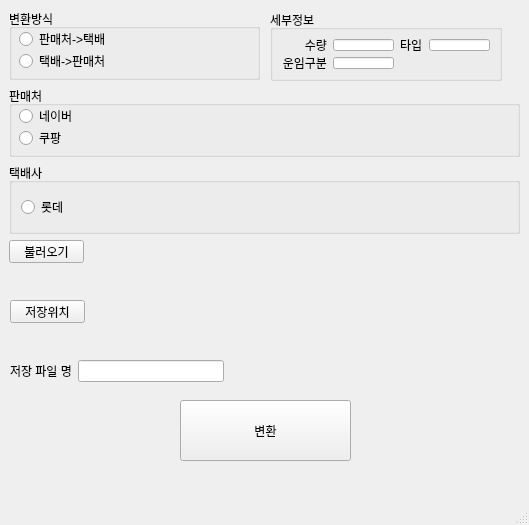
<?xml version="1.0" encoding="UTF-8"?>
<ui version="4.0">
 <class>MainWindow</class>
 <widget class="QMainWindow" name="MainWindow">
  <property name="geometry">
   <rect>
    <x>0</x>
    <y>0</y>
    <width>529</width>
    <height>525</height>
   </rect>
  </property>
  <property name="windowTitle">
   <string>MainWindow</string>
  </property>
  <widget class="QWidget" name="centralwidget">
   <widget class="QGroupBox" name="groupBox_4">
    <property name="geometry">
     <rect>
      <x>270</x>
      <y>10</y>
      <width>232</width>
      <height>71</height>
     </rect>
    </property>
    <property name="title">
     <string>세부정보</string>
    </property>
    <layout class="QGridLayout" name="gridLayout_2">
     <item row="1" column="1">
      <widget class="QLineEdit" name="fareDivisionEdit"/>
     </item>
     <item row="0" column="0">
      <widget class="QLabel" name="label">
       <property name="text">
        <string>수량</string>
       </property>
       <property name="alignment">
        <set>Qt::AlignRight|Qt::AlignTrailing|Qt::AlignVCenter</set>
       </property>
      </widget>
     </item>
     <item row="0" column="1">
      <widget class="QLineEdit" name="quantityEdit"/>
     </item>
     <item row="0" column="3">
      <widget class="QLineEdit" name="quantityType"/>
     </item>
     <item row="1" column="0">
      <widget class="QLabel" name="label_2">
       <property name="text">
        <string>운임구분</string>
       </property>
       <property name="alignment">
        <set>Qt::AlignRight|Qt::AlignTrailing|Qt::AlignVCenter</set>
       </property>
      </widget>
     </item>
     <item row="0" column="2">
      <widget class="QLabel" name="label_3">
       <property name="text">
        <string>타입</string>
       </property>
      </widget>
     </item>
    </layout>
   </widget>
   <widget class="QGroupBox" name="groupBox_3">
    <property name="geometry">
     <rect>
      <x>9</x>
      <y>9</y>
      <width>251</width>
      <height>71</height>
     </rect>
    </property>
    <property name="title">
     <string>변환방식</string>
    </property>
    <widget class="QRadioButton" name="fromSell">
     <property name="geometry">
      <rect>
       <x>10</x>
       <y>22</y>
       <width>97</width>
       <height>16</height>
      </rect>
     </property>
     <property name="text">
      <string>판매처-&gt;택배</string>
     </property>
     <property name="checkable">
      <bool>true</bool>
     </property>
     <property name="checked">
      <bool>false</bool>
     </property>
    </widget>
    <widget class="QRadioButton" name="fromDel">
     <property name="geometry">
      <rect>
       <x>10</x>
       <y>44</y>
       <width>97</width>
       <height>16</height>
      </rect>
     </property>
     <property name="text">
      <string>택배-&gt;판매처</string>
     </property>
    </widget>
   </widget>
   <widget class="QGroupBox" name="groupBox">
    <property name="geometry">
     <rect>
      <x>9</x>
      <y>86</y>
      <width>511</width>
      <height>71</height>
     </rect>
    </property>
    <property name="title">
     <string>판매처</string>
    </property>
    <widget class="QRadioButton" name="radioNaver">
     <property name="geometry">
      <rect>
       <x>10</x>
       <y>22</y>
       <width>59</width>
       <height>16</height>
      </rect>
     </property>
     <property name="text">
      <string>네이버</string>
     </property>
     <property name="checkable">
      <bool>true</bool>
     </property>
     <property name="checked">
      <bool>false</bool>
     </property>
    </widget>
    <widget class="QRadioButton" name="radioCoupang">
     <property name="geometry">
      <rect>
       <x>10</x>
       <y>44</y>
       <width>47</width>
       <height>16</height>
      </rect>
     </property>
     <property name="text">
      <string>쿠팡</string>
     </property>
     <property name="checked">
      <bool>false</bool>
     </property>
    </widget>
   </widget>
   <widget class="QGroupBox" name="groupBox_2">
    <property name="geometry">
     <rect>
      <x>9</x>
      <y>163</y>
      <width>511</width>
      <height>71</height>
     </rect>
    </property>
    <property name="title">
     <string>택배사</string>
    </property>
    <layout class="QGridLayout" name="gridLayout">
     <item row="0" column="0">
      <widget class="QRadioButton" name="lotte">
       <property name="text">
        <string>롯데</string>
       </property>
       <property name="checkable">
        <bool>true</bool>
       </property>
       <property name="checked">
        <bool>false</bool>
       </property>
      </widget>
     </item>
    </layout>
   </widget>
   <widget class="QPushButton" name="loadex">
    <property name="geometry">
     <rect>
      <x>9</x>
      <y>240</y>
      <width>75</width>
      <height>23</height>
     </rect>
    </property>
    <property name="text">
     <string>불러오기</string>
    </property>
   </widget>
   <widget class="QLabel" name="looksaveex">
    <property name="geometry">
     <rect>
      <x>10</x>
      <y>330</y>
      <width>501</width>
      <height>21</height>
     </rect>
    </property>
    <property name="palette">
     <palette>
      <active>
       <colorrole role="WindowText">
        <brush brushstyle="SolidPattern">
         <color alpha="255">
          <red>0</red>
          <green>0</green>
          <blue>0</blue>
         </color>
        </brush>
       </colorrole>
       <colorrole role="Button">
        <brush brushstyle="SolidPattern">
         <color alpha="255">
          <red>255</red>
          <green>255</green>
          <blue>255</blue>
         </color>
        </brush>
       </colorrole>
       <colorrole role="Light">
        <brush brushstyle="SolidPattern">
         <color alpha="255">
          <red>255</red>
          <green>255</green>
          <blue>255</blue>
         </color>
        </brush>
       </colorrole>
       <colorrole role="Midlight">
        <brush brushstyle="SolidPattern">
         <color alpha="255">
          <red>255</red>
          <green>255</green>
          <blue>255</blue>
         </color>
        </brush>
       </colorrole>
       <colorrole role="Dark">
        <brush brushstyle="SolidPattern">
         <color alpha="255">
          <red>127</red>
          <green>127</green>
          <blue>127</blue>
         </color>
        </brush>
       </colorrole>
       <colorrole role="Mid">
        <brush brushstyle="SolidPattern">
         <color alpha="255">
          <red>170</red>
          <green>170</green>
          <blue>170</blue>
         </color>
        </brush>
       </colorrole>
       <colorrole role="Text">
        <brush brushstyle="SolidPattern">
         <color alpha="255">
          <red>0</red>
          <green>0</green>
          <blue>0</blue>
         </color>
        </brush>
       </colorrole>
       <colorrole role="BrightText">
        <brush brushstyle="SolidPattern">
         <color alpha="255">
          <red>255</red>
          <green>255</green>
          <blue>255</blue>
         </color>
        </brush>
       </colorrole>
       <colorrole role="ButtonText">
        <brush brushstyle="SolidPattern">
         <color alpha="255">
          <red>0</red>
          <green>0</green>
          <blue>0</blue>
         </color>
        </brush>
       </colorrole>
       <colorrole role="Base">
        <brush brushstyle="SolidPattern">
         <color alpha="255">
          <red>255</red>
          <green>255</green>
          <blue>255</blue>
         </color>
        </brush>
       </colorrole>
       <colorrole role="Window">
        <brush brushstyle="SolidPattern">
         <color alpha="255">
          <red>255</red>
          <green>255</green>
          <blue>255</blue>
         </color>
        </brush>
       </colorrole>
       <colorrole role="Shadow">
        <brush brushstyle="SolidPattern">
         <color alpha="255">
          <red>0</red>
          <green>0</green>
          <blue>0</blue>
         </color>
        </brush>
       </colorrole>
       <colorrole role="AlternateBase">
        <brush brushstyle="SolidPattern">
         <color alpha="255">
          <red>255</red>
          <green>255</green>
          <blue>255</blue>
         </color>
        </brush>
       </colorrole>
       <colorrole role="ToolTipBase">
        <brush brushstyle="SolidPattern">
         <color alpha="255">
          <red>255</red>
          <green>255</green>
          <blue>220</blue>
         </color>
        </brush>
       </colorrole>
       <colorrole role="ToolTipText">
        <brush brushstyle="SolidPattern">
         <color alpha="255">
          <red>0</red>
          <green>0</green>
          <blue>0</blue>
         </color>
        </brush>
       </colorrole>
       <colorrole role="PlaceholderText">
        <brush brushstyle="SolidPattern">
         <color alpha="128">
          <red>0</red>
          <green>0</green>
          <blue>0</blue>
         </color>
        </brush>
       </colorrole>
      </active>
      <inactive>
       <colorrole role="WindowText">
        <brush brushstyle="SolidPattern">
         <color alpha="255">
          <red>0</red>
          <green>0</green>
          <blue>0</blue>
         </color>
        </brush>
       </colorrole>
       <colorrole role="Button">
        <brush brushstyle="SolidPattern">
         <color alpha="255">
          <red>255</red>
          <green>255</green>
          <blue>255</blue>
         </color>
        </brush>
       </colorrole>
       <colorrole role="Light">
        <brush brushstyle="SolidPattern">
         <color alpha="255">
          <red>255</red>
          <green>255</green>
          <blue>255</blue>
         </color>
        </brush>
       </colorrole>
       <colorrole role="Midlight">
        <brush brushstyle="SolidPattern">
         <color alpha="255">
          <red>255</red>
          <green>255</green>
          <blue>255</blue>
         </color>
        </brush>
       </colorrole>
       <colorrole role="Dark">
        <brush brushstyle="SolidPattern">
         <color alpha="255">
          <red>127</red>
          <green>127</green>
          <blue>127</blue>
         </color>
        </brush>
       </colorrole>
       <colorrole role="Mid">
        <brush brushstyle="SolidPattern">
         <color alpha="255">
          <red>170</red>
          <green>170</green>
          <blue>170</blue>
         </color>
        </brush>
       </colorrole>
       <colorrole role="Text">
        <brush brushstyle="SolidPattern">
         <color alpha="255">
          <red>0</red>
          <green>0</green>
          <blue>0</blue>
         </color>
        </brush>
       </colorrole>
       <colorrole role="BrightText">
        <brush brushstyle="SolidPattern">
         <color alpha="255">
          <red>255</red>
          <green>255</green>
          <blue>255</blue>
         </color>
        </brush>
       </colorrole>
       <colorrole role="ButtonText">
        <brush brushstyle="SolidPattern">
         <color alpha="255">
          <red>0</red>
          <green>0</green>
          <blue>0</blue>
         </color>
        </brush>
       </colorrole>
       <colorrole role="Base">
        <brush brushstyle="SolidPattern">
         <color alpha="255">
          <red>255</red>
          <green>255</green>
          <blue>255</blue>
         </color>
        </brush>
       </colorrole>
       <colorrole role="Window">
        <brush brushstyle="SolidPattern">
         <color alpha="255">
          <red>255</red>
          <green>255</green>
          <blue>255</blue>
         </color>
        </brush>
       </colorrole>
       <colorrole role="Shadow">
        <brush brushstyle="SolidPattern">
         <color alpha="255">
          <red>0</red>
          <green>0</green>
          <blue>0</blue>
         </color>
        </brush>
       </colorrole>
       <colorrole role="AlternateBase">
        <brush brushstyle="SolidPattern">
         <color alpha="255">
          <red>255</red>
          <green>255</green>
          <blue>255</blue>
         </color>
        </brush>
       </colorrole>
       <colorrole role="ToolTipBase">
        <brush brushstyle="SolidPattern">
         <color alpha="255">
          <red>255</red>
          <green>255</green>
          <blue>220</blue>
         </color>
        </brush>
       </colorrole>
       <colorrole role="ToolTipText">
        <brush brushstyle="SolidPattern">
         <color alpha="255">
          <red>0</red>
          <green>0</green>
          <blue>0</blue>
         </color>
        </brush>
       </colorrole>
       <colorrole role="PlaceholderText">
        <brush brushstyle="SolidPattern">
         <color alpha="128">
          <red>0</red>
          <green>0</green>
          <blue>0</blue>
         </color>
        </brush>
       </colorrole>
      </inactive>
      <disabled>
       <colorrole role="WindowText">
        <brush brushstyle="SolidPattern">
         <color alpha="255">
          <red>127</red>
          <green>127</green>
          <blue>127</blue>
         </color>
        </brush>
       </colorrole>
       <colorrole role="Button">
        <brush brushstyle="SolidPattern">
         <color alpha="255">
          <red>255</red>
          <green>255</green>
          <blue>255</blue>
         </color>
        </brush>
       </colorrole>
       <colorrole role="Light">
        <brush brushstyle="SolidPattern">
         <color alpha="255">
          <red>255</red>
          <green>255</green>
          <blue>255</blue>
         </color>
        </brush>
       </colorrole>
       <colorrole role="Midlight">
        <brush brushstyle="SolidPattern">
         <color alpha="255">
          <red>255</red>
          <green>255</green>
          <blue>255</blue>
         </color>
        </brush>
       </colorrole>
       <colorrole role="Dark">
        <brush brushstyle="SolidPattern">
         <color alpha="255">
          <red>127</red>
          <green>127</green>
          <blue>127</blue>
         </color>
        </brush>
       </colorrole>
       <colorrole role="Mid">
        <brush brushstyle="SolidPattern">
         <color alpha="255">
          <red>170</red>
          <green>170</green>
          <blue>170</blue>
         </color>
        </brush>
       </colorrole>
       <colorrole role="Text">
        <brush brushstyle="SolidPattern">
         <color alpha="255">
          <red>127</red>
          <green>127</green>
          <blue>127</blue>
         </color>
        </brush>
       </colorrole>
       <colorrole role="BrightText">
        <brush brushstyle="SolidPattern">
         <color alpha="255">
          <red>255</red>
          <green>255</green>
          <blue>255</blue>
         </color>
        </brush>
       </colorrole>
       <colorrole role="ButtonText">
        <brush brushstyle="SolidPattern">
         <color alpha="255">
          <red>127</red>
          <green>127</green>
          <blue>127</blue>
         </color>
        </brush>
       </colorrole>
       <colorrole role="Base">
        <brush brushstyle="SolidPattern">
         <color alpha="255">
          <red>255</red>
          <green>255</green>
          <blue>255</blue>
         </color>
        </brush>
       </colorrole>
       <colorrole role="Window">
        <brush brushstyle="SolidPattern">
         <color alpha="255">
          <red>255</red>
          <green>255</green>
          <blue>255</blue>
         </color>
        </brush>
       </colorrole>
       <colorrole role="Shadow">
        <brush brushstyle="SolidPattern">
         <color alpha="255">
          <red>0</red>
          <green>0</green>
          <blue>0</blue>
         </color>
        </brush>
       </colorrole>
       <colorrole role="AlternateBase">
        <brush brushstyle="SolidPattern">
         <color alpha="255">
          <red>255</red>
          <green>255</green>
          <blue>255</blue>
         </color>
        </brush>
       </colorrole>
       <colorrole role="ToolTipBase">
        <brush brushstyle="SolidPattern">
         <color alpha="255">
          <red>255</red>
          <green>255</green>
          <blue>220</blue>
         </color>
        </brush>
       </colorrole>
       <colorrole role="ToolTipText">
        <brush brushstyle="SolidPattern">
         <color alpha="255">
          <red>0</red>
          <green>0</green>
          <blue>0</blue>
         </color>
        </brush>
       </colorrole>
       <colorrole role="PlaceholderText">
        <brush brushstyle="SolidPattern">
         <color alpha="128">
          <red>0</red>
          <green>0</green>
          <blue>0</blue>
         </color>
        </brush>
       </colorrole>
      </disabled>
     </palette>
    </property>
    <property name="text">
     <string/>
    </property>
   </widget>
   <widget class="QPushButton" name="saveex">
    <property name="geometry">
     <rect>
      <x>10</x>
      <y>300</y>
      <width>75</width>
      <height>23</height>
     </rect>
    </property>
    <property name="text">
     <string>저장위치</string>
    </property>
   </widget>
   <widget class="QLabel" name="lookloadex">
    <property name="geometry">
     <rect>
      <x>10</x>
      <y>270</y>
      <width>501</width>
      <height>21</height>
     </rect>
    </property>
    <property name="palette">
     <palette>
      <active>
       <colorrole role="WindowText">
        <brush brushstyle="SolidPattern">
         <color alpha="255">
          <red>0</red>
          <green>0</green>
          <blue>0</blue>
         </color>
        </brush>
       </colorrole>
       <colorrole role="Button">
        <brush brushstyle="SolidPattern">
         <color alpha="255">
          <red>255</red>
          <green>255</green>
          <blue>255</blue>
         </color>
        </brush>
       </colorrole>
       <colorrole role="Light">
        <brush brushstyle="SolidPattern">
         <color alpha="255">
          <red>255</red>
          <green>255</green>
          <blue>255</blue>
         </color>
        </brush>
       </colorrole>
       <colorrole role="Midlight">
        <brush brushstyle="SolidPattern">
         <color alpha="255">
          <red>255</red>
          <green>255</green>
          <blue>255</blue>
         </color>
        </brush>
       </colorrole>
       <colorrole role="Dark">
        <brush brushstyle="SolidPattern">
         <color alpha="255">
          <red>127</red>
          <green>127</green>
          <blue>127</blue>
         </color>
        </brush>
       </colorrole>
       <colorrole role="Mid">
        <brush brushstyle="SolidPattern">
         <color alpha="255">
          <red>170</red>
          <green>170</green>
          <blue>170</blue>
         </color>
        </brush>
       </colorrole>
       <colorrole role="Text">
        <brush brushstyle="SolidPattern">
         <color alpha="255">
          <red>0</red>
          <green>0</green>
          <blue>0</blue>
         </color>
        </brush>
       </colorrole>
       <colorrole role="BrightText">
        <brush brushstyle="SolidPattern">
         <color alpha="255">
          <red>255</red>
          <green>255</green>
          <blue>255</blue>
         </color>
        </brush>
       </colorrole>
       <colorrole role="ButtonText">
        <brush brushstyle="SolidPattern">
         <color alpha="255">
          <red>0</red>
          <green>0</green>
          <blue>0</blue>
         </color>
        </brush>
       </colorrole>
       <colorrole role="Base">
        <brush brushstyle="SolidPattern">
         <color alpha="255">
          <red>255</red>
          <green>255</green>
          <blue>255</blue>
         </color>
        </brush>
       </colorrole>
       <colorrole role="Window">
        <brush brushstyle="SolidPattern">
         <color alpha="255">
          <red>255</red>
          <green>255</green>
          <blue>255</blue>
         </color>
        </brush>
       </colorrole>
       <colorrole role="Shadow">
        <brush brushstyle="SolidPattern">
         <color alpha="255">
          <red>0</red>
          <green>0</green>
          <blue>0</blue>
         </color>
        </brush>
       </colorrole>
       <colorrole role="AlternateBase">
        <brush brushstyle="SolidPattern">
         <color alpha="255">
          <red>255</red>
          <green>255</green>
          <blue>255</blue>
         </color>
        </brush>
       </colorrole>
       <colorrole role="ToolTipBase">
        <brush brushstyle="SolidPattern">
         <color alpha="255">
          <red>255</red>
          <green>255</green>
          <blue>220</blue>
         </color>
        </brush>
       </colorrole>
       <colorrole role="ToolTipText">
        <brush brushstyle="SolidPattern">
         <color alpha="255">
          <red>0</red>
          <green>0</green>
          <blue>0</blue>
         </color>
        </brush>
       </colorrole>
       <colorrole role="PlaceholderText">
        <brush brushstyle="SolidPattern">
         <color alpha="128">
          <red>0</red>
          <green>0</green>
          <blue>0</blue>
         </color>
        </brush>
       </colorrole>
      </active>
      <inactive>
       <colorrole role="WindowText">
        <brush brushstyle="SolidPattern">
         <color alpha="255">
          <red>0</red>
          <green>0</green>
          <blue>0</blue>
         </color>
        </brush>
       </colorrole>
       <colorrole role="Button">
        <brush brushstyle="SolidPattern">
         <color alpha="255">
          <red>255</red>
          <green>255</green>
          <blue>255</blue>
         </color>
        </brush>
       </colorrole>
       <colorrole role="Light">
        <brush brushstyle="SolidPattern">
         <color alpha="255">
          <red>255</red>
          <green>255</green>
          <blue>255</blue>
         </color>
        </brush>
       </colorrole>
       <colorrole role="Midlight">
        <brush brushstyle="SolidPattern">
         <color alpha="255">
          <red>255</red>
          <green>255</green>
          <blue>255</blue>
         </color>
        </brush>
       </colorrole>
       <colorrole role="Dark">
        <brush brushstyle="SolidPattern">
         <color alpha="255">
          <red>127</red>
          <green>127</green>
          <blue>127</blue>
         </color>
        </brush>
       </colorrole>
       <colorrole role="Mid">
        <brush brushstyle="SolidPattern">
         <color alpha="255">
          <red>170</red>
          <green>170</green>
          <blue>170</blue>
         </color>
        </brush>
       </colorrole>
       <colorrole role="Text">
        <brush brushstyle="SolidPattern">
         <color alpha="255">
          <red>0</red>
          <green>0</green>
          <blue>0</blue>
         </color>
        </brush>
       </colorrole>
       <colorrole role="BrightText">
        <brush brushstyle="SolidPattern">
         <color alpha="255">
          <red>255</red>
          <green>255</green>
          <blue>255</blue>
         </color>
        </brush>
       </colorrole>
       <colorrole role="ButtonText">
        <brush brushstyle="SolidPattern">
         <color alpha="255">
          <red>0</red>
          <green>0</green>
          <blue>0</blue>
         </color>
        </brush>
       </colorrole>
       <colorrole role="Base">
        <brush brushstyle="SolidPattern">
         <color alpha="255">
          <red>255</red>
          <green>255</green>
          <blue>255</blue>
         </color>
        </brush>
       </colorrole>
       <colorrole role="Window">
        <brush brushstyle="SolidPattern">
         <color alpha="255">
          <red>255</red>
          <green>255</green>
          <blue>255</blue>
         </color>
        </brush>
       </colorrole>
       <colorrole role="Shadow">
        <brush brushstyle="SolidPattern">
         <color alpha="255">
          <red>0</red>
          <green>0</green>
          <blue>0</blue>
         </color>
        </brush>
       </colorrole>
       <colorrole role="AlternateBase">
        <brush brushstyle="SolidPattern">
         <color alpha="255">
          <red>255</red>
          <green>255</green>
          <blue>255</blue>
         </color>
        </brush>
       </colorrole>
       <colorrole role="ToolTipBase">
        <brush brushstyle="SolidPattern">
         <color alpha="255">
          <red>255</red>
          <green>255</green>
          <blue>220</blue>
         </color>
        </brush>
       </colorrole>
       <colorrole role="ToolTipText">
        <brush brushstyle="SolidPattern">
         <color alpha="255">
          <red>0</red>
          <green>0</green>
          <blue>0</blue>
         </color>
        </brush>
       </colorrole>
       <colorrole role="PlaceholderText">
        <brush brushstyle="SolidPattern">
         <color alpha="128">
          <red>0</red>
          <green>0</green>
          <blue>0</blue>
         </color>
        </brush>
       </colorrole>
      </inactive>
      <disabled>
       <colorrole role="WindowText">
        <brush brushstyle="SolidPattern">
         <color alpha="255">
          <red>127</red>
          <green>127</green>
          <blue>127</blue>
         </color>
        </brush>
       </colorrole>
       <colorrole role="Button">
        <brush brushstyle="SolidPattern">
         <color alpha="255">
          <red>255</red>
          <green>255</green>
          <blue>255</blue>
         </color>
        </brush>
       </colorrole>
       <colorrole role="Light">
        <brush brushstyle="SolidPattern">
         <color alpha="255">
          <red>255</red>
          <green>255</green>
          <blue>255</blue>
         </color>
        </brush>
       </colorrole>
       <colorrole role="Midlight">
        <brush brushstyle="SolidPattern">
         <color alpha="255">
          <red>255</red>
          <green>255</green>
          <blue>255</blue>
         </color>
        </brush>
       </colorrole>
       <colorrole role="Dark">
        <brush brushstyle="SolidPattern">
         <color alpha="255">
          <red>127</red>
          <green>127</green>
          <blue>127</blue>
         </color>
        </brush>
       </colorrole>
       <colorrole role="Mid">
        <brush brushstyle="SolidPattern">
         <color alpha="255">
          <red>170</red>
          <green>170</green>
          <blue>170</blue>
         </color>
        </brush>
       </colorrole>
       <colorrole role="Text">
        <brush brushstyle="SolidPattern">
         <color alpha="255">
          <red>127</red>
          <green>127</green>
          <blue>127</blue>
         </color>
        </brush>
       </colorrole>
       <colorrole role="BrightText">
        <brush brushstyle="SolidPattern">
         <color alpha="255">
          <red>255</red>
          <green>255</green>
          <blue>255</blue>
         </color>
        </brush>
       </colorrole>
       <colorrole role="ButtonText">
        <brush brushstyle="SolidPattern">
         <color alpha="255">
          <red>127</red>
          <green>127</green>
          <blue>127</blue>
         </color>
        </brush>
       </colorrole>
       <colorrole role="Base">
        <brush brushstyle="SolidPattern">
         <color alpha="255">
          <red>255</red>
          <green>255</green>
          <blue>255</blue>
         </color>
        </brush>
       </colorrole>
       <colorrole role="Window">
        <brush brushstyle="SolidPattern">
         <color alpha="255">
          <red>255</red>
          <green>255</green>
          <blue>255</blue>
         </color>
        </brush>
       </colorrole>
       <colorrole role="Shadow">
        <brush brushstyle="SolidPattern">
         <color alpha="255">
          <red>0</red>
          <green>0</green>
          <blue>0</blue>
         </color>
        </brush>
       </colorrole>
       <colorrole role="AlternateBase">
        <brush brushstyle="SolidPattern">
         <color alpha="255">
          <red>255</red>
          <green>255</green>
          <blue>255</blue>
         </color>
        </brush>
       </colorrole>
       <colorrole role="ToolTipBase">
        <brush brushstyle="SolidPattern">
         <color alpha="255">
          <red>255</red>
          <green>255</green>
          <blue>220</blue>
         </color>
        </brush>
       </colorrole>
       <colorrole role="ToolTipText">
        <brush brushstyle="SolidPattern">
         <color alpha="255">
          <red>0</red>
          <green>0</green>
          <blue>0</blue>
         </color>
        </brush>
       </colorrole>
       <colorrole role="PlaceholderText">
        <brush brushstyle="SolidPattern">
         <color alpha="128">
          <red>0</red>
          <green>0</green>
          <blue>0</blue>
         </color>
        </brush>
       </colorrole>
      </disabled>
     </palette>
    </property>
    <property name="text">
     <string/>
    </property>
   </widget>
   <widget class="QPushButton" name="changeEx">
    <property name="geometry">
     <rect>
      <x>180</x>
      <y>400</y>
      <width>171</width>
      <height>61</height>
     </rect>
    </property>
    <property name="text">
     <string>변환</string>
    </property>
   </widget>
   <widget class="QWidget" name="layoutWidget">
    <property name="geometry">
     <rect>
      <x>10</x>
      <y>360</y>
      <width>214</width>
      <height>22</height>
     </rect>
    </property>
    <layout class="QHBoxLayout" name="horizontalLayout">
     <item>
      <widget class="QLabel" name="label_4">
       <property name="text">
        <string>저장 파일 명</string>
       </property>
      </widget>
     </item>
     <item>
      <widget class="QLineEdit" name="saveFileName"/>
     </item>
    </layout>
   </widget>
  </widget>
  <widget class="QMenuBar" name="menubar">
   <property name="geometry">
    <rect>
     <x>0</x>
     <y>0</y>
     <width>529</width>
     <height>21</height>
    </rect>
   </property>
  </widget>
  <widget class="QStatusBar" name="statusbar"/>
 </widget>
 <resources/>
 <connections/>
</ui>
